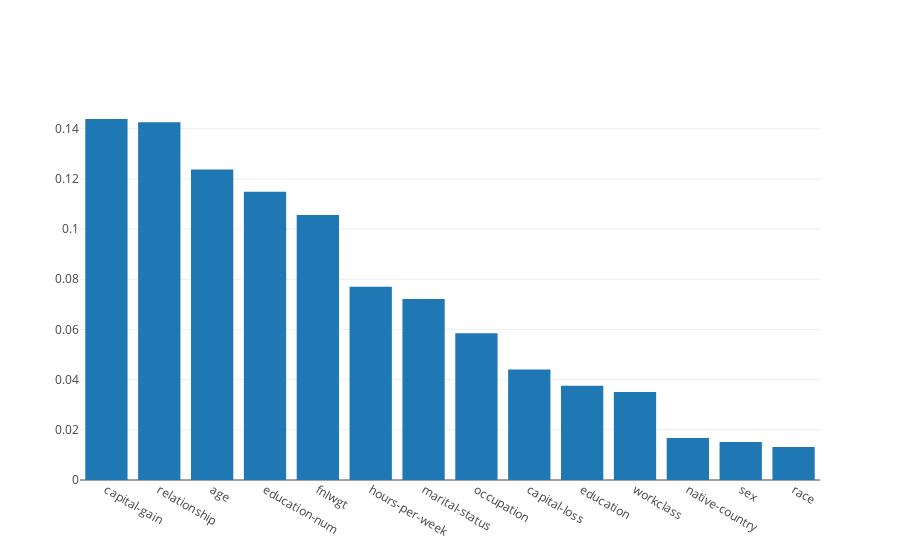

The code cell stored with this chart in its notebook:
### Markdown cell above
## Feature analysis and PDP

What you can change if you want to earn more than 50k?  during 1996

### Code cell
data = [go.Bar(
            x=list(imps.keys()),
            y=list(imps.values())
    )]

iplot(data, filename='basic-bar')

### Figure 1 — Plotly figure (JSON) as saved in the notebook; plotly's stock layout.template omitted (floating-point values rounded to 4 significant figures)
{"data": [{"type": "bar", "uid": "b0cd1028-6024-41fe-88ca-f7e8191a6c1f", "x": ["capital-gain", "relationship", "age", "education-num", "fnlwgt", "hours-per-week", "marital-status", "occupation", "capital-loss", "education", "workclass", "native-country", "sex", "race"], "y": [0.1439, 0.1426, 0.1237, 0.1149, 0.1056, 0.07697, 0.07218, 0.05849, 0.04405, 0.03757, 0.03502, 0.01674, 0.01513, 0.01314]}], "layout": {}}
